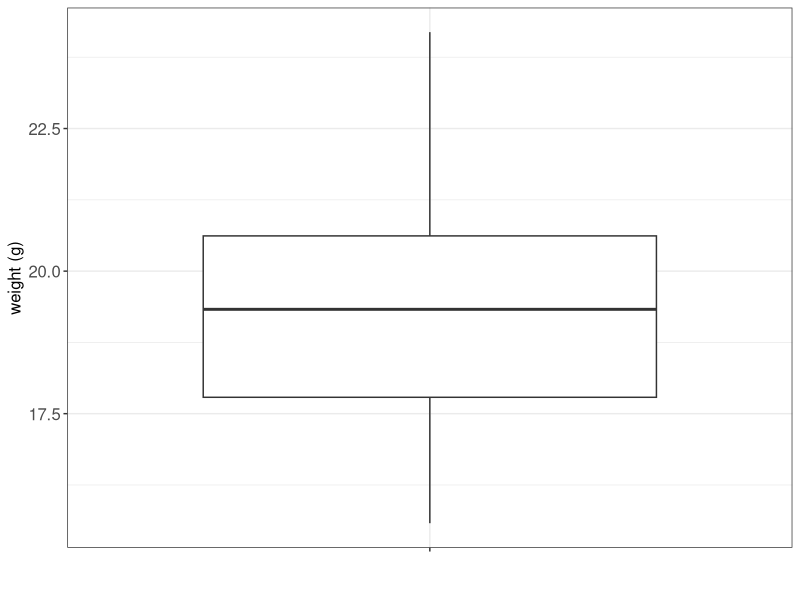

Recreate this plot in R.
## ---- chunk 1
# load libraries
library(tidyverse)
library(magrittr)
library(kableExtra)
library(ggplot2)
library(gridExtra)
## ---- chunk 2
# read in mice data
data.mice <- read_csv("data/mice.csv")
data.mice <- data.mice %>%
  mutate(weight = round(weight,2))

# narrow data set to week 5 measurements
data.mice.week5 <- data.mice %>%
  filter(week == 5)

# calculate quartiles
data.mice.week5 %>%
  summarise(x = quantile(weight, c(0.25, 0.5, 0.75))) %>%
  print()

## ---- chunk 3
#| fig-cap: Bar plot of mice weights at week 5
#| label: fig-mice-boxplot
#| fig-cap-location: margin
#| fig-width: 4
#| fig-height: 4

# define generic ggplot theme
font.size <- 12
my.ggtheme <- theme(axis.title = element_text(size = font.size), 
        axis.text = element_text(size = font.size), 
        legend.text = element_text(size = font.size), 
        legend.title = element_blank(), 
        legend.position = "top") 

data.mice.week5 %>%
  ggplot(aes(x = "", y = weight)) + 
  geom_boxplot() + 
  xlab("") + 
  ylab("weight (g)") + 
  theme_bw() + 
  my.ggtheme

## ---- chunk 4

# get weights at week 5
weight.week5 <- data.mice.week5 %>%
  pull(weight)

# number of observations
n <- length(weight.week5)
  
# calculate mean (arthimetic)
weight.mean <- mean(weight.week5)

# calculate variance following variance equation
sigma2 <- (sum((weight.week5 - weight.mean)^2))/(n)

# calculate standard deviation following standard deviation equation
sigma <- sqrt((sum((weight.week5 - weight.mean)^2))/(n))

# calculate sample standard deviation following sample standard deviation equation
s <- sqrt((sum((weight.week5 - weight.mean)^2))/(n-1))
# sd(weight.week5) # we can alternatively use sd() function

# collect results
v.name <- c("sigma2", "sigma", "s")
v.values <- c(sigma2, sigma, s)
results <- data.frame(stats = v.name, value = v.values)
print(results)
